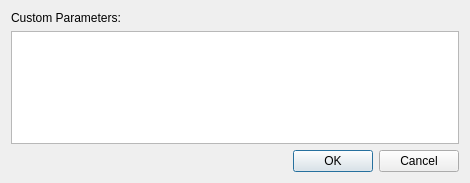
<?xml version="1.0" encoding="UTF-8"?>
<ui version="4.0">
 <class>SettingsDialog</class>
 <widget class="QDialog" name="SettingsDialog">
  <property name="geometry">
   <rect>
    <x>0</x>
    <y>0</y>
    <width>470</width>
    <height>183</height>
   </rect>
  </property>
  <property name="sizePolicy">
   <sizepolicy hsizetype="Preferred" vsizetype="Preferred">
    <horstretch>0</horstretch>
    <verstretch>0</verstretch>
   </sizepolicy>
  </property>
  <property name="windowTitle">
   <string>Settings</string>
  </property>
  <property name="windowIcon">
   <iconset resource="resources.qrc">
    <normaloff>:/images/connected.png</normaloff>:/images/connected.png</iconset>
  </property>
  <layout class="QVBoxLayout" name="verticalLayout">
   <item>
    <widget class="QLabel" name="label">
     <property name="text">
      <string>Custom Parameters:</string>
     </property>
    </widget>
   </item>
   <item>
    <widget class="QPlainTextEdit" name="extraArgsInput"/>
   </item>
   <item>
    <widget class="QDialogButtonBox" name="buttonBox">
     <property name="orientation">
      <enum>Qt::Horizontal</enum>
     </property>
     <property name="standardButtons">
      <set>QDialogButtonBox::Cancel|QDialogButtonBox::Ok</set>
     </property>
    </widget>
   </item>
  </layout>
 </widget>
 <resources>
  <include location="resources.qrc"/>
 </resources>
 <connections>
  <connection>
   <sender>buttonBox</sender>
   <signal>accepted()</signal>
   <receiver>SettingsDialog</receiver>
   <slot>accept()</slot>
   <hints>
    <hint type="sourcelabel">
     <x>248</x>
     <y>254</y>
    </hint>
    <hint type="destinationlabel">
     <x>157</x>
     <y>274</y>
    </hint>
   </hints>
  </connection>
  <connection>
   <sender>buttonBox</sender>
   <signal>rejected()</signal>
   <receiver>SettingsDialog</receiver>
   <slot>reject()</slot>
   <hints>
    <hint type="sourcelabel">
     <x>316</x>
     <y>260</y>
    </hint>
    <hint type="destinationlabel">
     <x>286</x>
     <y>274</y>
    </hint>
   </hints>
  </connection>
 </connections>
</ui>
